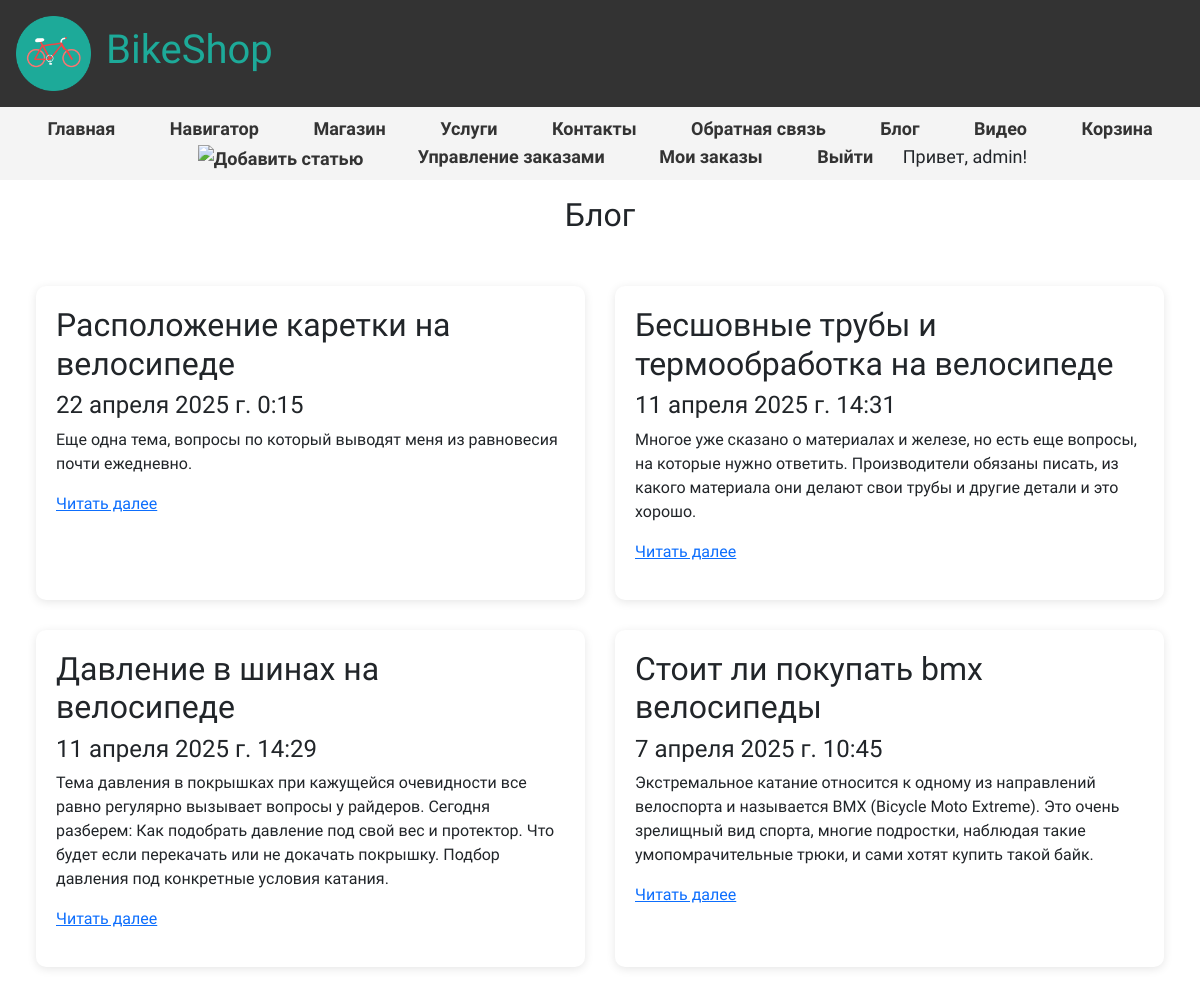
Page /blog/ (signed in) on the committed database.
### main/models.py (models this page shows, shortened)
class Blog(models.Model):
    title = models.CharField(max_length=200, verbose_name="Заголовок")
    short_content = models.TextField(verbose_name="Краткое содержание")
    full_content = models.TextField(verbose_name="Полное содержание")
    posted = models.DateTimeField(default=datetime.now, db_index=True, verbose_name="Опубликована")
    author = models.ForeignKey(User, on_delete=models.CASCADE, verbose_name="Автор")
    image = models.ImageField(upload_to='blog_images/', null=True, blank=True, verbose_name="Изображение")
    class Meta:
        verbose_name = "Статья блога"
        verbose_name_plural = "Статьи блога"
        ordering = ['-posted']

### main/views.py (the view)
# urls.py: path('blog/', views.blog, name='blog'),
def blog(request):
    assert isinstance(request, HttpRequest) # выполняет проверку типа объекта request во время выполнения программы.
    posts = Blog.objects.all()
    return render(
        request,
        'main/blog.html',
        {
            'title': 'Блог',
            'posts': posts,  # Передача
            'year': datetime.now().year,
        }
    )

### main/templates/main/blog.html
{% extends "main/layout.html" %}
{% block content %}
<h2>{{ title }}</h2> <br />
<div class="blog-grid">
    {% for post in posts %}
        <div class="blog-card">
            <h2>{{ post.title }}</h2>
            <h4>{{ post.posted }}</h4>
            <p>{{ post.short_content }}</p>
            <p><a href="{% url 'blogpost' parametr=post.id %}">Читать далее</a></p>
        </div>
    {% endfor %}
</div>
{% endblock %}

### main/templates/main/layout.html (shortened to what this page needs)
{% load static %}
<!DOCTYPE html>
<html lang="ru">
<head>
    <link rel="stylesheet" href="{% static 'main/css/site.css' %}">
    <link rel="stylesheet" href="{% static 'main/css/bootstrap.css' %}">
</head>
<body>
    <header>
        <a href="{% url 'about' %}">
            <img src="{% static 'main/images/logo.png' %}" alt="Логотип BikeShop" class="logo">
        </a>
        <h1>BikeShop</h1>
    </header>
    <nav>
        <a href="{% url 'about' %}">Главная</a>
        <a href="{% url 'links' %}">Навигатор</a>
        <a href="{% url 'shop' %}">Магазин</a>
        <a href="{% url 'services' %}">Услуги</a>
        <a href="{% url 'contacts' %}">Контакты</a>
        <a href="{% url 'feedback' %}">Обратная связь</a>
        <a href="{% url 'blog' %}">Блог</a>
        <a href="{% url 'video' %}">Видео</a>
        <a href="{% url 'cart' %}">Корзина</a>
        {% if user.is_staff %}
        <a href="{% url 'newpost' %}" class="add-post-icon" title="Добавить статью">
            <img src="{% static 'main/content/add_new.png' %}" alt="Добавить статью">
        </a>
        <a href="{% url 'admin_orders' %}">Управление заказами</a>
        {% endif %}
        {% if not user.is_authenticated %}
            <a href="{% url 'registration' %}">Регистрация</a>
            <a href="{% url 'login' %}">Вход</a>
        {% else %}
            <a href="{% url 'my_orders' %}">Мои заказы</a>
            <a href="{% url 'logout' %}">Выйти</a>
            <span>Привет, {{ user.username }}!</span>
        {% endif %}
    </nav>
    <main>
        {% block content %}{% endblock %}
    </main>
</body>
</html>

### main/static/main/css/site.css (style rules this page uses)
* { font-family: 'Chocolate Classical Sans', sans-serif; }
body { margin: 0; padding: 0; background-color: #f4f4f4; }
header { background-color: #333; color: #fff; text-align: left; padding: 1rem; display: flex; align-items: center; justify-content: flex-start; }
.logo { width: 75px; height: auto; margin-right: 15px; }
nav { font-family: 'Dancing Script', cursive; background-color: #f4f4f4; font-size: 18px; padding: 0.5rem; text-align: center; }
nav a { margin: 0 15px; text-decoration: none; color: #333; font-weight: bold; padding: 5px 10px; border-radius: 5px; }
main { padding: 1rem; display: flex; flex-direction: column; align-items: center; }
h1 { color: rgb(29, 170, 153); }
.blog-grid { display: grid; grid-template-columns: repeat(2, 1fr); gap: 30px; padding: 20px; }
.blog-card { background-color: #fff; border-radius: 10px; padding: 20px; box-shadow: 0 2px 10px rgba(0, 0, 0, 0.1); }
.add-post-icon img { width: 70px; height: 70px; transition: transform 0.3s ease; background: none; background-color: none; }
nav .add-post-icon, nav .add-post-icon:hover { background-color: transparent !important; }

### rows in the picture
Blog: title "Расположение каретки на велосипеде", posted "22 апреля 2025 г. 0:15", short_content "Еще одна тема, вопросы по который выводят меня из равновесия почти ежедневно."
Blog: title "Бесшовные трубы и термообработка на велосипеде", posted "11 апреля 2025 г. 14:31", short_content "Многое уже сказано о материалах и железе, но есть еще вопросы, на которые нужно ответить. Производители обязаны писать, из какого материала они делают свои трубы и другие детали и это хорошо."
Blog: title "Давление в шинах на велосипеде", posted "11 апреля 2025 г. 14:29", short_content "Тема давления в покрышках при кажущейся очевидности все равно регулярно вызывает вопросы у райдеров. Сегодня разберем: Как подобрать давление под свой вес и протектор. Что будет если перекачать или не докачать покрышку. Подбор давления под конкретные условия катания."
Blog: title "Стоит ли покупать bmx велосипеды", posted "7 апреля 2025 г. 10:45", short_content "Экстремальное катание относится к одному из направлений велоспорта и называется BMX (Bicycle Moto Extreme). Это очень зрелищный вид спорта, многие подростки, наблюдая такие умопомрачительные трюки, и сами хотят купить такой байк."

### other values in the picture
{{ user.username }} "admin"
{{ title }} "Блог"
